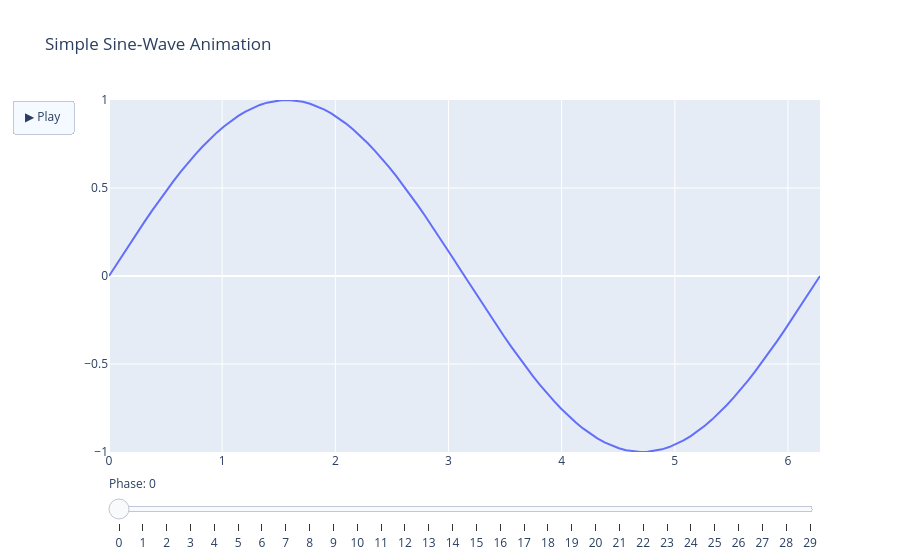

Notebook cell for this chart:
### Code cell
import numpy as np
import plotly.graph_objects as go

# 1. prepare “phases” for animation
phases = np.linspace(0, 2*np.pi, 30)

# 2. build the initial figure
fig = go.Figure(
    data=[go.Scatter(
        x=np.linspace(0, 2*np.pi, 100),
        y=np.sin(np.linspace(0, 2*np.pi, 100) + phases[0]),
        mode='lines'
    )],
    layout=go.Layout(
        title="Simple Sine‐Wave Animation",
        xaxis=dict(range=[0, 2*np.pi], autorange=False),
        yaxis=dict(range=[-1, 1], autorange=False),
        updatemenus=[{
            "type": "buttons",
            "buttons": [{
                "label": "▶ Play",
                "method": "animate",
                "args": [
                    None,
                    {"frame": {"duration": 100, "redraw": True},
                     "fromcurrent": True}
                ]
            }]
        }]
    ),
    # 3. define one frame per phase shift
    frames=[
        go.Frame(
            data=[go.Scatter(
                x=np.linspace(0, 2*np.pi, 100),
                y=np.sin(np.linspace(0, 2*np.pi, 100) + φ),
                mode='lines'
            )],
            name=str(i)
        )
        for i, φ in enumerate(phases)
    ]
)

# 4. add a slider to scrub through frames
sliders = [{
    "currentvalue": {"prefix": "Phase: "},
    "steps": [
        {
            "args": [[fr.name], {"frame": {"duration": 0, "redraw": True}}],
            "label": fr.name,
            "method": "animate"
        } for fr in fig.frames
    ]
}]
fig.update_layout(sliders=sliders)

# show it
fig.show()

### Figure 1 — Plotly figure (JSON) as saved in the notebook; plotly's stock layout.template omitted (floating-point values rounded to 4 significant figures)
{"data": [{"mode": "lines", "type": "scatter", "x": [0, 0.06347, 0.1269, 0.1904, 0.2539, 0.3173, 0.3808, 0.4443, 0.5077, 0.5712, 0.6347, 0.6981, 0.7616, 0.8251, 0.8885, 0.952, 1.015, 1.079, 1.142, 1.206, 1.269, 1.333, 1.396, 1.46, 1.523, 1.587, 1.65, 1.714, 1.777, 1.841, 1.904, 1.967, 2.031, 2.094, 2.158, 2.221, 2.285, 2.348, 2.412, 2.475, 2.539, 2.602, 2.666, 2.729, 2.793, 2.856, 2.919, 2.983, 3.046, 3.11, 3.173, 3.237, 3.3, 3.364, 3.427, 3.491, 3.554, 3.618, 3.681, 3.745, 3.808, 3.871, 3.935, 3.998, 4.062, 4.125, 4.189, 4.252, 4.316, 4.379, 4.443, 4.506, 4.57, 4.633, 4.697, 4.76, 4.823, 4.887, 4.95, 5.014, 5.077, 5.141, 5.204, 5.268, 5.331, 5.395, 5.458, 5.522, 5.585, 5.649, 5.712, 5.775, 5.839, 5.902, 5.966, 6.029, 6.093, 6.156, 6.22, 6.283], "y": [0, 0.06342, 0.1266, 0.1893, 0.2511, 0.312, 0.3717, 0.4298, 0.4862, 0.5406, 0.5929, 0.6428, 0.6901, 0.7346, 0.7761, 0.8146, 0.8497, 0.8815, 0.9096, 0.9341, 0.9549, 0.9718, 0.9848, 0.9938, 0.9989, 0.9999, 0.9969, 0.9898, 0.9788, 0.9638, 0.945, 0.9224, 0.896, 0.866, 0.8326, 0.7958, 0.7557, 0.7127, 0.6668, 0.6182, 0.5671, 0.5137, 0.4582, 0.4009, 0.342, 0.2817, 0.2203, 0.158, 0.09506, 0.03173, -0.03173, -0.09506, -0.158, -0.2203, -0.2817, -0.342, -0.4009, -0.4582, -0.5137, -0.5671, -0.6182, -0.6668, -0.7127, -0.7557, -0.7958, -0.8326, -0.866, -0.896, -0.9224, -0.945, -0.9638, -0.9788, -0.9898, -0.9969, -0.9999, -0.9989, -0.9938, -0.9848, -0.9718, -0.9549, -0.9341, -0.9096, -0.8815, -0.8497, -0.8146, -0.7761, -0.7346, -0.6901, -0.6428, -0.5929, -0.5406, -0.4862, -0.4298, -0.3717, -0.312, -0.2511, -0.1893, -0.1266, -0.06342, -2.449e-16]}], "layout": {"sliders": [{"currentvalue": {"prefix": "Phase: "}, "steps": [{"args": [["0"], {"frame": {"duration": 0, "redraw": true}}], "label": "0", "method": "animate"}, {"args": [["1"], {"frame": {"duration": 0, "redraw": true}}], "label": "1", "method": "animate"}, {"args": [["2"], {"frame": {"duration": 0, "redraw": true}}], "label": "2", "method": "animate"}, {"args": [["3"], {"frame": {"duration": 0, "redraw": true}}], "label": "3", "method": "animate"}, {"args": [["4"], {"frame": {"duration": 0, "redraw": true}}], "label": "4", "method": "animate"}, {"args": [["5"], {"frame": {"duration": 0, "redraw": true}}], "label": "5", "method": "animate"}, {"args": [["6"], {"frame": {"duration": 0, "redraw": true}}], "label": "6", "method": "animate"}, {"args": [["7"], {"frame": {"duration": 0, "redraw": true}}], "label": "7", "method": "animate"}, {"args": [["8"], {"frame": {"duration": 0, "redraw": true}}], "label": "8", "method": "animate"}, {"args": [["9"], {"frame": {"duration": 0, "redraw": true}}], "label": "9", "method": "animate"}, {"args": [["10"], {"frame": {"duration": 0, "redraw": true}}], "label": "10", "method": "animate"}, {"args": [["11"], {"frame": {"duration": 0, "redraw": true}}], "label": "11", "method": "animate"}, {"args": [["12"], {"frame": {"duration": 0, "redraw": true}}], "label": "12", "method": "animate"}, {"args": [["13"], {"frame": {"duration": 0, "redraw": true}}], "label": "13", "method": "animate"}, {"args": [["14"], {"frame": {"duration": 0, "redraw": true}}], "label": "14", "method": "animate"}, {"args": [["15"], {"frame": {"duration": 0, "redraw": true}}], "label": "15", "method": "animate"}, {"args": [["16"], {"frame": {"duration": 0, "redraw": true}}], "label": "16", "method": "animate"}, {"args": [["17"], {"frame": {"duration": 0, "redraw": true}}], "label": "17", "method": "animate"}, {"args": [["18"], {"frame": {"duration": 0, "redraw": true}}], "label": "18", "method": "animate"}, {"args": [["19"], {"frame": {"duration": 0, "redraw": true}}], "label": "19", "method": "animate"}, {"args": [["20"], {"frame": {"duration": 0, "redraw": true}}], "label": "20", "method": "animate"}, {"args": [["21"], {"frame": {"duration": 0, "redraw": true}}], "label": "21", "method": "animate"}, {"args": [["22"], {"frame": {"duration": 0, "redraw": true}}], "label": "22", "method": "animate"}, {"args": [["23"], {"frame": {"duration": 0, "redraw": true}}], "label": "23", "method": "animate"}, {"args": [["24"], {"frame": {"duration": 0, "redraw": true}}], "label": "24", "method": "animate"}, {"args": [["25"], {"frame": {"duration": 0, "redraw": true}}], "label": "25", "method": "animate"}, {"args": [["26"], {"frame": {"duration": 0, "redraw": true}}], "label": "26", "method": "animate"}, {"args": [["27"], {"frame": {"duration": 0, "redraw": true}}], "label": "27", "method": "animate"}, {"args": [["28"], {"frame": {"duration": 0, "redraw": true}}], "label": "28", "method": "animate"}, {"args": [["29"], {"frame": {"duration": 0, "redraw": true}}], "label": "29", "method": "animate"}]}], "title": {"text": "Simple Sine‐Wave Animation"}, "updatemenus": [{"buttons": [{"args": [null, {"frame": {"duration": 100, "redraw": true}, "fromcurrent": true}], "label": "▶ Play", "method": "animate"}], "type": "buttons"}], "xaxis": {"autorange": false, "range": [0, 6.283]}, "yaxis": {"autorange": false, "range": [-1, 1]}}}
